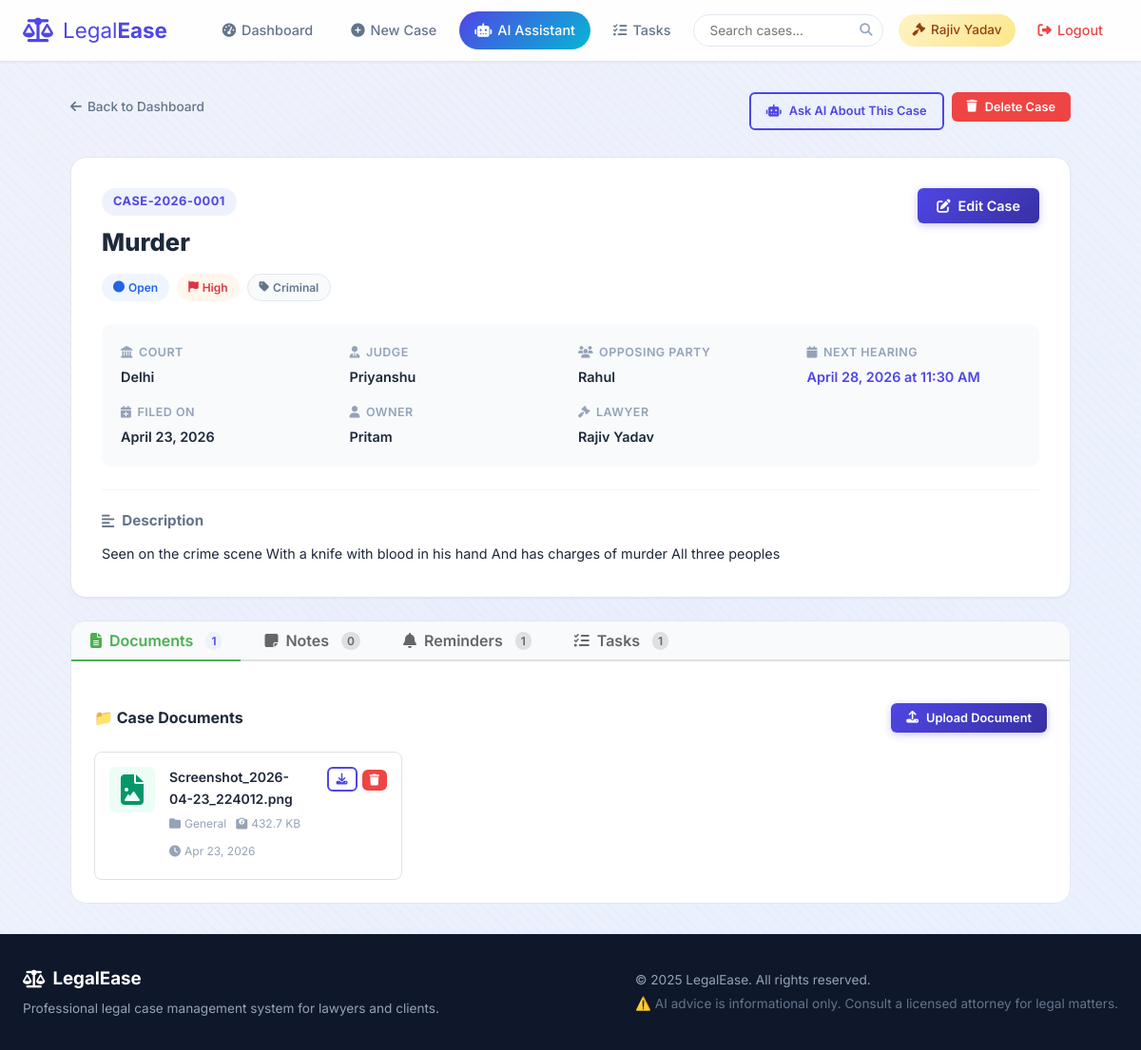
The app's page /case/1 (signed in) with its own data.
### database.py (models this page shows)
class User(UserMixin, db.Model):
    __tablename__ = 'users'
    id = db.Column(db.Integer, primary_key=True)
    username = db.Column(db.String(80), unique=True, nullable=False)
    email = db.Column(db.String(120), unique=True, nullable=False)
    password = db.Column(db.String(200), nullable=False)
    role = db.Column(db.String(20), nullable=False, default='client')  # 'lawyer' or 'client'
    full_name = db.Column(db.String(150), nullable=False)
    phone = db.Column(db.String(20))
    created_at = db.Column(db.DateTime, default=datetime.utcnow)
    cases = db.relationship('Case', backref='owner', lazy=True, foreign_keys='Case.user_id')
    assigned_cases = db.relationship('Case', backref='lawyer', lazy=True, foreign_keys='Case.lawyer_id')

class Case(db.Model):
    __tablename__ = 'cases'
    id = db.Column(db.Integer, primary_key=True)
    case_number = db.Column(db.String(50), unique=True, nullable=False)
    title = db.Column(db.String(200), nullable=False)
    description = db.Column(db.Text, nullable=False)
    case_type = db.Column(db.String(50), nullable=False)  # civil, criminal, family, corporate, etc.
    status = db.Column(db.String(30), default='Open')  # Open, In Progress, Closed, On Hold
    priority = db.Column(db.String(20), default='Medium')  # Low, Medium, High, Urgent
    court_name = db.Column(db.String(200))
    judge_name = db.Column(db.String(150))
    opposing_party = db.Column(db.String(200))
    next_hearing = db.Column(db.DateTime)
    filing_date = db.Column(db.DateTime, default=datetime.utcnow)
    closing_date = db.Column(db.DateTime)
    user_id = db.Column(db.Integer, db.ForeignKey('users.id'), nullable=False)
    lawyer_id = db.Column(db.Integer, db.ForeignKey('users.id'))
    created_at = db.Column(db.DateTime, default=datetime.utcnow)
    updated_at = db.Column(db.DateTime, default=datetime.utcnow, onupdate=datetime.utcnow)
    documents = db.relationship('Document', backref='case', lazy=True, cascade='all, delete-orphan')
    notes = db.relationship('CaseNote', backref='case', lazy=True, cascade='all, delete-orphan')
    reminders = db.relationship('Reminder', backref='case', lazy=True, cascade='all, delete-orphan')

class Document(db.Model):
    __tablename__ = 'documents'
    id = db.Column(db.Integer, primary_key=True)
    filename = db.Column(db.String(300), nullable=False)
    original_filename = db.Column(db.String(300), nullable=False)
    file_type = db.Column(db.String(50))
    file_size = db.Column(db.Integer)
    category = db.Column(db.String(50), default='General')  # Evidence, Contract, Court Order, etc.
    description = db.Column(db.Text)
    case_id = db.Column(db.Integer, db.ForeignKey('cases.id'), nullable=False)
    uploaded_by = db.Column(db.Integer, db.ForeignKey('users.id'), nullable=False)
    uploaded_at = db.Column(db.DateTime, default=datetime.utcnow)

### app.py (the view)
@app.route('/case/<int:case_id>')
@login_required
def case_detail(case_id):
    case = Case.query.get_or_404(case_id)
    if current_user.role == 'client' and case.user_id != current_user.id:
        abort(403)
    if current_user.role == 'lawyer' and case.lawyer_id != current_user.id and case.user_id != current_user.id:
        abort(403)
    notes = CaseNote.query.filter_by(case_id=case.id).order_by(CaseNote.created_at.desc()).all()
    documents = Document.query.filter_by(case_id=case.id).order_by(Document.uploaded_at.desc()).all()
    reminders = Reminder.query.filter_by(case_id=case.id).order_by(Reminder.remind_date.asc()).all()
    return render_template('case_detail.html', case=case, notes=notes, documents=documents, reminders=reminders, now=datetime.now())

### app.py (called while the page is built)
@login_manager.user_loader
def load_user(user_id):
    return User.query.get(int(user_id))

### templates/case_detail.html (shortened to what this page needs)
{% extends 'base.html' %}
{% block content %}
<div class="page-container">
    <div class="page-header">
        <a href="{{ url_for('dashboard') }}" class="back-link">
            <i class="fas fa-arrow-left"></i> Back to Dashboard
        </a>
        <div class="page-header-actions">
            <a href="{{ url_for('chatbot') }}?case_id={{ case.id }}" class="btn btn-outline btn-sm">
                <i class="fas fa-robot"></i> Ask AI About This Case
            </a>
            <form method="POST" action="{{ url_for('delete_case', case_id=case.id) }}"
                  onsubmit="return confirm('Are you sure you want to delete this case? This action cannot be undone.')" style="display:inline;">
                <button type="submit" class="btn btn-danger btn-sm">
                    <i class="fas fa-trash"></i> Delete Case
                </button>
            </form>
        </div>
    </div>
    <div class="case-header-card">
        <div class="case-header-top">
            <div class="case-header-info">
                <div class="case-number-badge">{{ case.case_number }}</div>
                <h1>{{ case.title }}</h1>
                <div class="case-badges">
                    <span class="status-badge status-{{ case.status|lower|replace(' ', '-') }}">
                        <i class="fas fa-circle"></i> {{ case.status }}
                    </span>
                    <span class="priority-badge priority-{{ case.priority|lower }}">
                        <i class="fas fa-flag"></i> {{ case.priority }}
                    </span>
                    <span class="type-badge">
                        <i class="fas fa-tag"></i> {{ case.case_type }}
                    </span>
                </div>
            </div>
            <button class="btn btn-primary" onclick="toggleEditModal()">
                <i class="fas fa-edit"></i> Edit Case
            </button>
        </div>
        <div class="case-details-grid">
            <div class="detail-item">
                <span class="detail-label"><i class="fas fa-landmark"></i> Court</span>
                <span class="detail-value">{{ case.court_name or 'Not specified' }}</span>
            </div>
            <div class="detail-item">
                <span class="detail-label"><i class="fas fa-user-tie"></i> Judge</span>
                <span class="detail-value">{{ case.judge_name or 'Not specified' }}</span>
            </div>
            <div class="detail-item">
                <span class="detail-label"><i class="fas fa-users"></i> Opposing Party</span>
                <span class="detail-value">{{ case.opposing_party or 'Not specified' }}</span>
            </div>
            <div class="detail-item">
                <span class="detail-label"><i class="fas fa-calendar"></i> Next Hearing</span>
                <span class="detail-value {% if case.next_hearing %}hearing-date{% endif %}">
                    {{ case.next_hearing.strftime('%B %d, %Y at %I:%M %p') if case.next_hearing else 'Not scheduled' }}
                </span>
            </div>
            <div class="detail-item">
                <span class="detail-label"><i class="fas fa-calendar-plus"></i> Filed On</span>
                <span class="detail-value">{{ case.filing_date.strftime('%B %d, %Y') }}</span>
            </div>
            <div class="detail-item">
                <span class="detail-label"><i class="fas fa-user"></i> Owner</span>
                <span class="detail-value">{{ case.owner.full_name }}</span>
            </div>
            {% if case.lawyer %}
            <div class="detail-item">
                <span class="detail-label"><i class="fas fa-gavel"></i> Lawyer</span>
                <span class="detail-value">{{ case.lawyer.full_name }}</span>
            </div>
            {% endif %}
        </div>
        <div class="case-description">
            <h3><i class="fas fa-align-left"></i> Description</h3>
            <p>{{ case.description }}</p>
        </div>
    </div>
    <div class="tabs-container">
        <div class="tabs-header">
            <button class="tab-btn active" onclick="switchTab(event, 'documents')">
                <i class="fas fa-file-alt"></i> Documents <span class="tab-count">{{ documents|length }}</span>
            </button>
            <button class="tab-btn" onclick="switchTab(event, 'notes')">
                <i class="fas fa-sticky-note"></i> Notes <span class="tab-count">{{ notes|length }}</span>
            </button>
            <button class="tab-btn" onclick="switchTab(event, 'reminders')">
                <i class="fas fa-bell"></i> Reminders <span class="tab-count">{{ reminders|length }}</span>
            </button>
            <button class="tab-btn" onclick="switchTab(event, 'tasks')">
                <i class="fas fa-tasks"></i> Tasks <span class="tab-count">{{ case.tasks|selectattr("status", "equalto", "pending")|list|length }}</span>
            </button>
        </div>
        <div class="tab-content active" id="tab-documents">
            <div class="tab-action-bar">
                <h3>📁 Case Documents</h3>
                <button class="btn btn-primary btn-sm" onclick="toggleUploadForm()">
                    <i class="fas fa-upload"></i> Upload Document
                </button>
            </div>
            {% if documents %}
            <div class="documents-grid">
                {% for doc in documents %}
                <div class="document-card">
                    <div class="doc-icon doc-{{ doc.file_type }}">
                        <i class="fas fa-{% if doc.file_type == 'pdf' %}file-pdf{% elif doc.file_type in ['doc', 'docx'] %}file-word{% elif doc.file_type in ['jpg', 'jpeg', 'png'] %}file-image{% elif doc.file_type in ['xlsx', 'xls'] %}file-excel{% else %}file-alt{% endif %}"></i>
                    </div>
                    <div class="doc-info">
                        <h4>{{ doc.original_filename|truncate(35) }}</h4>
                        <div class="doc-meta">
                            <span class="doc-category"><i class="fas fa-folder"></i> {{ doc.category }}</span>
                            <span class="doc-size"><i class="fas fa-weight"></i> {{ (doc.file_size / 1024)|round(1) }} KB</span>
                            <span class="doc-date"><i class="fas fa-clock"></i> {{ doc.uploaded_at.strftime('%b %d, %Y') }}</span>
                        </div>
                    </div>
                    <div class="doc-actions">
                        <a href="{{ url_for('download_document', doc_id=doc.id) }}" class="btn btn-outline btn-xs" title="Download">
                            <i class="fas fa-download"></i>
                        </a>
                        <form method="POST" action="{{ url_for('delete_document', doc_id=doc.id) }}"
                              onsubmit="return confirm('Delete this document?')" style="display:inline;">
                            <button type="submit" class="btn btn-danger btn-xs" title="Delete">
                                <i class="fas fa-trash"></i>
                            </button>
                        </form>
                    </div>
                </div>
                {% endfor %}
            </div>
            {% else %}
            <div class="empty-state-sm">
                <i class="fas fa-file-upload"></i>
                <p>No documents uploaded yet. Upload your first document above.</p>
            </div>
            {% endif %}
        </div>
            {% set case_tasks = case.tasks|selectattr("status", "equalto", "pending")|list %}
            {% set completed_tasks = case.tasks|selectattr("status", "equalto", "completed")|list %}
    </div>
</div>
{% endblock %}

### templates/base.html (shortened to what this page needs)
<!DOCTYPE html>
<html lang="en">
<head>
    <link rel="stylesheet" href="{{ url_for('static', filename='css/style.css') }}">
    <link href="https://cdnjs.cloudflare.com/ajax/libs/font-awesome/6.5.0/css/all.min.css" rel="stylesheet">
</head>
<body>
    <nav class="navbar">
        <div class="nav-container">
            <a href="{{ url_for('index') }}" class="nav-logo">
                <i class="fas fa-balance-scale"></i>
                <span>Legal<strong>Ease</strong></span>
            </a>
            <div class="nav-menu" id="navMenu">
                {% if current_user.is_authenticated %}
                    <a href="{{ url_for('dashboard') }}" class="nav-link">
                        <i class="fas fa-tachometer-alt"></i> Dashboard
                    </a>
                    <a href="{{ url_for('add_case') }}" class="nav-link">
                        <i class="fas fa-plus-circle"></i> New Case
                    </a>
                    <a href="{{ url_for('chatbot') }}" class="nav-link nav-link-bot">
                        <i class="fas fa-robot"></i> AI Assistant
                    </a>
                    <a href="{{ url_for('view_tasks') }}" class="nav-link">
                        <i class="fas fa-tasks"></i> Tasks
                    </a>
                    <div class="nav-search">
                        <form action="{{ url_for('search') }}" method="GET">
                            <input type="text" name="q" placeholder="Search cases..." class="search-input">
                            <button type="submit" class="search-btn"><i class="fas fa-search"></i></button>
                        </form>
                    </div>
                    <div class="nav-user">
                        <span class="user-badge {{ current_user.role }}">
                            <i class="fas fa-{% if current_user.role == 'lawyer' %}gavel{% else %}user{% endif %}"></i>
                            {{ current_user.full_name }}
                        </span>
                        <a href="{{ url_for('logout') }}" class="nav-link logout-btn">
                            <i class="fas fa-sign-out-alt"></i> Logout
                        </a>
                    </div>
                {% endif %}
            </div>
        </div>
    </nav>
    <main class="main-content">
        {% block content %}{% endblock %}
    </main>
    <footer class="footer">
        <div class="footer-content">
            <div class="footer-section">
                <h3><i class="fas fa-balance-scale"></i> LegalEase</h3>
                <p>Professional legal case management system for lawyers and clients.</p>
            </div>
            <div class="footer-section">
                <p>&copy; 2025 LegalEase. All rights reserved.</p>
                <p class="disclaimer">⚠️ AI advice is informational only. Consult a licensed attorney for legal matters.</p>
            </div>
        </div>
    </footer>
</body>
</html>

### templates/case_detail.html (style rules this page uses)
.tabs-container { margin-top: 20px; }
.tabs-header { display: flex; gap: 5px; border-bottom: 2px solid #e0e0e0; margin-bottom: 20px; }
.tab-btn { padding: 10px 20px; background: none; border: none; cursor: pointer; font-size: 16px; color: #666; transition: all 0.3s ease; position: relative; }
.tab-btn.active { color: #4CAF50; }
.tab-btn.active::after { content: ''; position: absolute; bottom: -2px; left: 0; right: 0; height: 2px; background: #4CAF50; }
.tab-count { background: #e0e0e0; padding: 2px 6px; border-radius: 12px; font-size: 12px; margin-left: 5px; }
.tab-content { display: none; }
.tab-content.active { display: block; }
.documents-grid { display: grid; grid-template-columns: repeat(auto-fill, minmax(300px, 1fr)); gap: 15px; margin-top: 20px; }
.document-card { background: white; border: 1px solid #e0e0e0; border-radius: 8px; padding: 15px; display: flex; gap: 15px; align-items: flex-start; }
.doc-icon { font-size: 32px; }
.doc-info { flex: 1; }
.doc-info h4 { margin: 0 0 5px 0; font-size: 14px; }
.doc-meta { display: flex; gap: 10px; font-size: 11px; color: #666; margin-bottom: 5px; }
.doc-actions { display: flex; gap: 5px; }
.btn-xs { padding: 5px 8px; font-size: 12px; }
.priority-high { color: #dc3545; }

### records on screen
User: full_name "Rajiv Yadav", lawyer.full_name "Rajiv Yadav"
Case: case_number "CASE-2026-0001", title "Murder", status "Open", priority "High", case_type "Criminal", court_name "Delhi", judge_name "Priyanshu", opposing_party "Rahul", next_hearing "April 28, 2026 at 11:30 AM", filing_date "April 23, 2026", description "Seen on the crime scene With a knife with blood in his hand And has charges of murder All three peoples"
User: owner.full_name "Pritam"
Document: original_filename "Screenshot_2026-04-23_224012.png", category "General", (doc.file_size/1024)|round(1) "432.7", uploaded_at "Apr 23, 2026"

### other values on screen
{{ documents|length }} "1"
{{ notes|length }} "0"
{{ reminders|length }} "1"
{{ case.tasks|selectattr("status", "equalto", "pending")|list|length }} "1"
